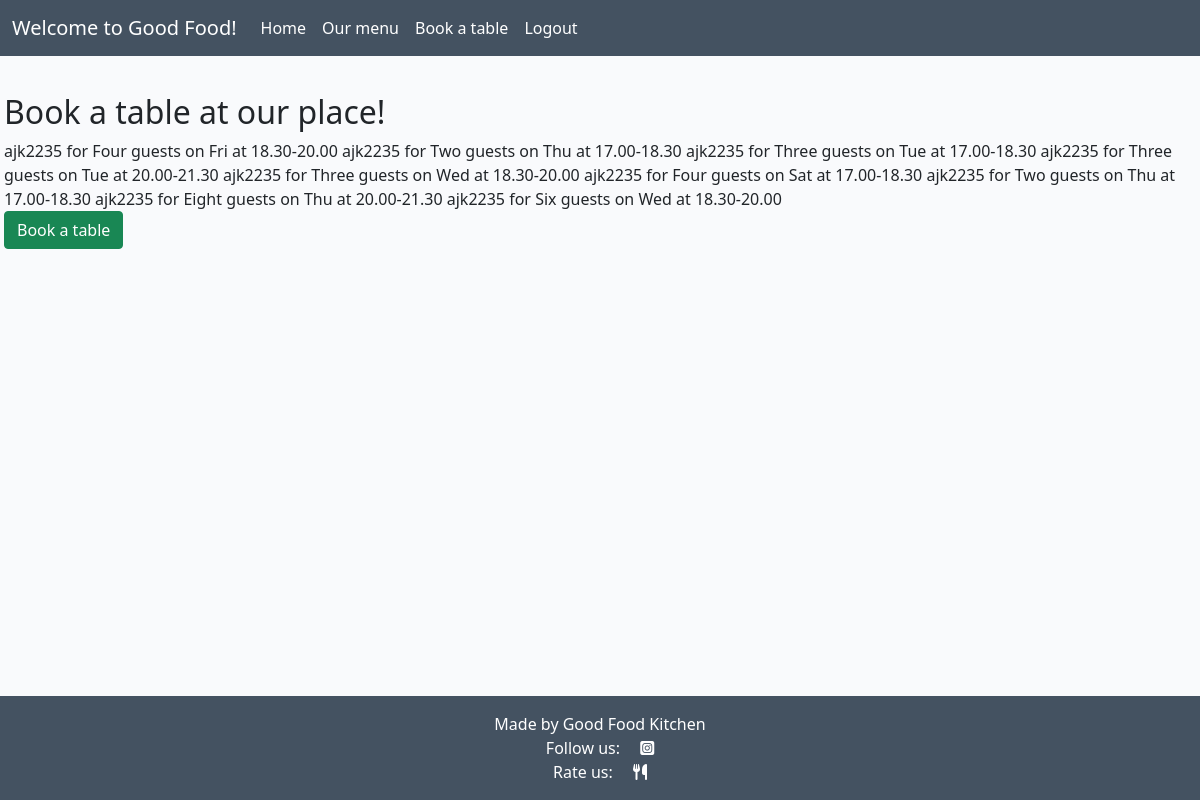
/get_booking (signed in), run on an earlier commit of the app's database.
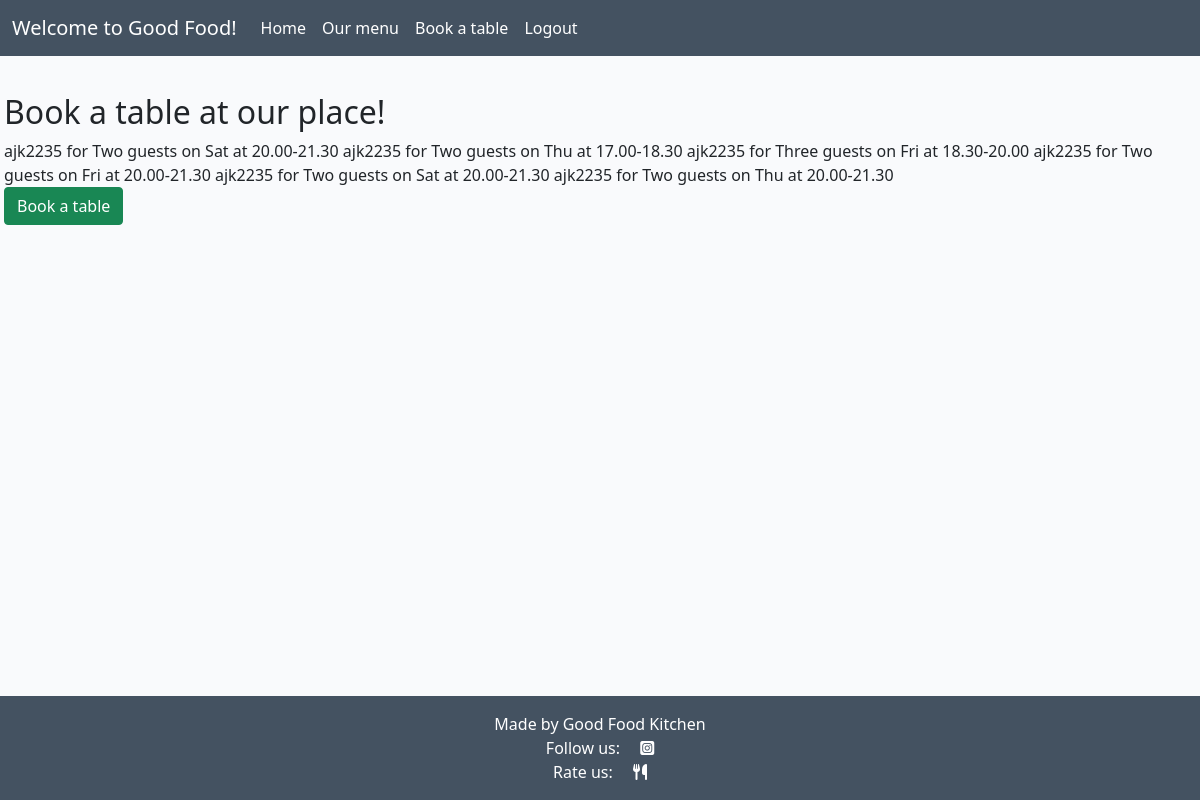
And on a later commit of the database.
### booktable/models.py (models this page shows)
class Booking(models.Model):
    THISWEEK = 'Current week'
    NEXTWEEK = 'Next week'
    WEEK_CHOICES = [
        (THISWEEK, 'This week'),
        (NEXTWEEK, 'Next week'),
    ]
    TUESDAY = 'Tue'
    WEDNESDAY = 'Wed'
    THURSDAY = 'Thu'
    FRIDAY = 'Fri'
    SATURDAY = 'Sat'
    OPENING_DAYS_CHOICES = [
        (TUESDAY, 'Tuesday'),
        (WEDNESDAY, 'Wednesday'),
        (THURSDAY, 'Thursday'),
        (FRIDAY, 'Friday'),
        (SATURDAY, 'Saturday'),
    ]
    DINNER1 = '17.00-18.30'
    DINNER2 = '18.30-20.00'
    DINNER3 = '20.00-21.30'
    SEATING_TIMES_CHOICES = [
        (DINNER1, '17.00-18.30'),
        (DINNER2, '18.30-20.00'),
        (DINNER3, '20.00-21.30'),
    ]
    ONE = 'One guest'
    TWO = 'Two guests'
    THREE = 'Three guests'
    FOUR = 'Four guests'
    FIVE = 'Five guests'
    SIX = 'Six guests'
    SEVEN = 'Seven guests'
    EIGHT = 'Eight guests'
    NUMBER_OF_GUESTS = [
        (ONE, 'One guest'),
        (TWO, 'Two guests'),
        (THREE, 'Three guests'),
        (FOUR, 'Four guests'),
        (FIVE, 'Five guests'),
        (SIX, 'Six guests'),
        (SEVEN, 'Seven guests'),
        (EIGHT, 'Eight guests'),
    ]
    booking_week = models.CharField(
        max_length=12,
        choices=WEEK_CHOICES,
        default=THISWEEK,
    )
    booking_day = models.CharField(
        max_length=10,
        choices=OPENING_DAYS_CHOICES,
        default=TUESDAY,
    )
    booking_time = models.CharField(
        max_length=20,
        choices=SEATING_TIMES_CHOICES,
        default=DINNER1,
    )
    booking_made = timezone.now()
    number_of_guests = models.CharField(
        max_length=20,
        choices=NUMBER_OF_GUESTS,
        default=TWO,
    )
    allergies = models.TextField(
        max_length=100,
        verbose_name='Allergies',
        blank=True,
    )
    guest = models.ForeignKey(User, on_delete=models.CASCADE, related_name="booking")
    objects = models.Manager()
    class Meta:
        ordering = ('booking_week', 'booking_day', 'booking_time')
        unique_together = ('guest', 'booking_week', 'booking_day', 'booking_time')
    def __str__(self):
        return f'{self.guest} for {self.number_of_guests} on {self.booking_day} at {self.booking_time}'

### booktable/views.py (the view)
# urls.py: path('get_booking', views.get_booking, name='get_booking'),
def get_booking(request):
    booking_list = Booking.objects.filter(guest=request.user)
    return render(request, 'bookings.html', {'booking_list': booking_list})

### templates/bookings.html (shortened to what this page needs)
{% extends "base.html" %}
{% block content %}
<div class="col-12 mt-3 left">
    <div class="row">
        <div class="card-body">
            <div class="cover-text">
                <h2>Book a table at our place!</h2>
                {% for booking in booking_list %}
                    {{ booking }}
                {% endfor %}
                {% if user.is_authenticated %}
                <br/>
                    {% if submitted %}
                        <p>Thank you for Your reservation ! Have a look at <a href="{% url 'menu' %}">Our menu!</a></p>
                        <br/>
                        <br/>
                        <p>Would you like to <a href="{% url 'delete_booking' %}">delete</a> your booking? </p>
                    {% else %}
                <form id="booking_form" action="" method=POST>
                    <input type="submit" value="Book a table" class="btn btn-success default" name="_save">
                </form>
                    {% endif %}
                {% endif %}
            </div>
        </div>
    </div>
</div>
{% endblock %}

### templates/base.html (shortened to what this page needs)
{% load static %}
<!DOCTYPE html>
<html class="h-100">
<head>
    <link rel="stylesheet" href="https://cdnjs.cloudflare.com/ajax/libs/font-awesome/5.15.3/css/all.min.css">
    <link href="https://cdn.jsdelivr.net/npm/bootstrap@5.0.1/dist/css/bootstrap.min.css" rel="stylesheet"
>
    <link rel="stylesheet" href="{% static 'css/style.css' %}">
</head>
<body class="d-flex flex-column h-100 main-bg">
    <nav class="navbar navbar-expand-lg navbar-light dark-bg">
        <div class="container-fluid">
            <a class="navbar-brand text-white" href="{% url 'home' %}">Welcome to Good Food!</a>
            <div class="collapse navbar-collapse" id="navbarText">
                <ul class="navbar-nav me-auto mb-2 mb-lg-0">
                    <li class="nav-item">
                        <a class="nav-link active text-white" aria-current="page" href="{% url 'home' %}">Home</a>
                    </li>
                    <li class="nav-item">
                        <a class="nav-link text-white" href="{% url 'menu' %}">Our menu</a>
                    </li>
                    <li class="nav-item">
                        <a class="nav-link text-white" href="{% url 'bookings' %}">Book a table</a>
                    </li>
                    {% if user.is_authenticated %}
                    <li class="nav-item">
                        <a class="nav-link text-white" href="{% url 'account_logout' %}">Logout</a>
                    </li>
                    {% endif %}
                </ul>
            </div>
        </div>
    </nav>
    <main class="flex-shrink-0 main-bg">
                {% block content %}{% endblock content %}
    </main>
    <footer class="footer mt-auto py-3 dark-bg">
        <p class="m-0 text-center text-white">Made by Good Food Kitchen</p>
        <p class="m-0 text-center text-white">Follow us: <a href="https://www.instagram.com/" target="_blank"><i class="fab fa-instagram-square ms-3 text-white"></i></a></p>
        <p class="m-0 text-center text-white">Rate us: <a href="https://www.tripadvisor.se/" target="_blank"><i class="fa-solid fa-utensils ms-3 text-white"></i></a></p>
    </footer>
</body>
</html>

### static/css/style.css (style rules this page uses)
body { background-color: #F9FAFC; }
.dark-bg { background-color: #445261; }
.main-bg { background-color: #F9FAFC; }
.card-body { margin-top: 5px; }

What changed in the data, as far as the page shows it:
removed Booking: guest+number_of_guests+booking_day "ajk2235 for Four guests on Fri at 18.30-20.00"
removed Booking: guest+number_of_guests+booking_day "ajk2235 for Three guests on Tue at 17.00-18.30"
removed Booking: guest+number_of_guests+booking_day "ajk2235 for Three guests on Tue at 20.00-21.30"
removed Booking: guest+number_of_guests+booking_day "ajk2235 for Three guests on Wed at 18.30-20.00"
removed Booking: guest+number_of_guests+booking_day "ajk2235 for Four guests on Sat at 17.00-18.30"
removed Booking: guest+number_of_guests+booking_day "ajk2235 for Two guests on Thu at 17.00-18.30"
removed Booking: guest+number_of_guests+booking_day "ajk2235 for Eight guests on Thu at 20.00-21.30"
removed Booking: guest+number_of_guests+booking_day "ajk2235 for Six guests on Wed at 18.30-20.00"
added Booking: guest+number_of_guests+booking_day "ajk2235 for Two guests on Sat at 20.00-21.30"
added Booking: guest+number_of_guests+booking_day "ajk2235 for Three guests on Fri at 18.30-20.00"
added Booking: guest+number_of_guests+booking_day "ajk2235 for Two guests on Fri at 20.00-21.30"
added Booking: guest+number_of_guests+booking_day "ajk2235 for Two guests on Sat at 20.00-21.30"
added Booking: guest+number_of_guests+booking_day "ajk2235 for Two guests on Thu at 20.00-21.30"
